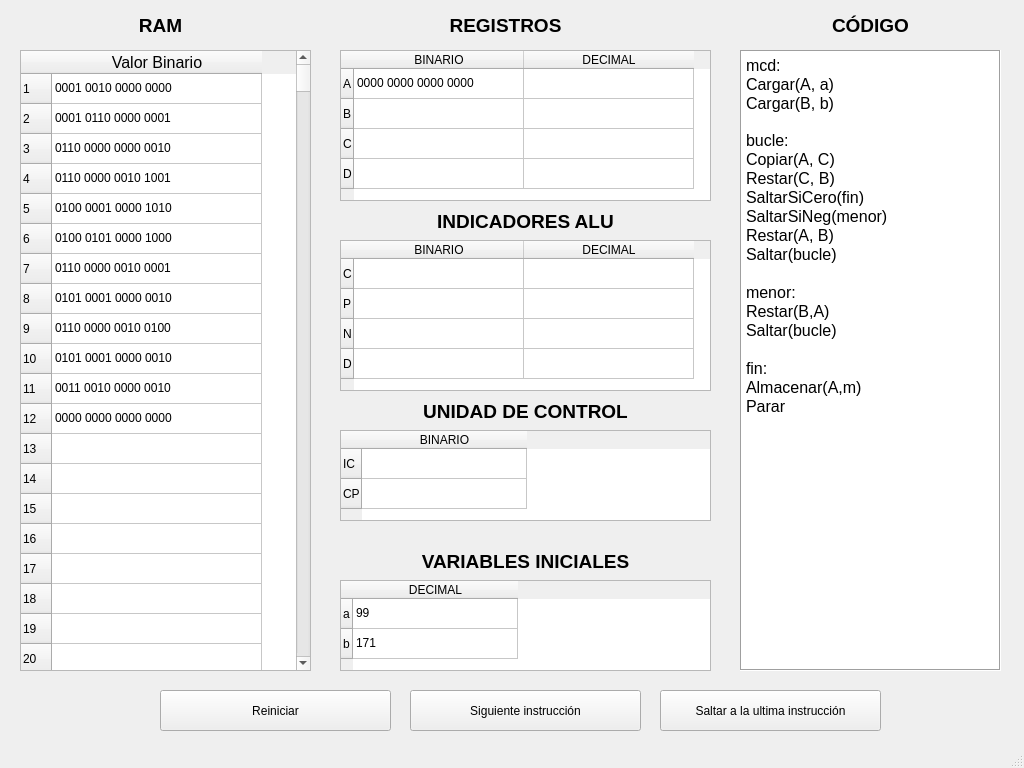
 <widget class="QMainWindow" name="MainWindow">
  <property name="geometry">
   <rect>
    <x>0</x>
    <y>0</y>
    <width>1024</width>
    <height>768</height>
   </rect>
  </property>
  <property name="windowTitle">
   <string>MainWindow</string>
  </property>
  <widget class="QWidget" name="centralwidget">
   <property name="autoFillBackground">
    <bool>false</bool>
   </property>
   <widget class="QTextEdit" name="textEditCodigoASM">
    <property name="geometry">
     <rect>
      <x>740</x>
      <y>50</y>
      <width>261</width>
      <height>621</height>
     </rect>
    </property>
    <property name="frameShape">
     <enum>QFrame::Box</enum>
    </property>
    <property name="readOnly">
     <bool>true</bool>
    </property>
    <property name="html">
     <string>&lt;!DOCTYPE HTML PUBLIC &quot;-//W3C//DTD HTML 4.0//EN&quot; &quot;http://www.w3.org/TR/REC-html40/strict.dtd&quot;&gt;
&lt;html&gt;&lt;head&gt;&lt;meta name=&quot;qrichtext&quot; content=&quot;1&quot; /&gt;&lt;style type=&quot;text/css&quot;&gt;
p, li { white-space: pre-wrap; }
&lt;/style&gt;&lt;/head&gt;&lt;body style=&quot; font-family:'MS Shell Dlg 2'; font-size:8.25pt; font-weight:400; font-style:normal;&quot;&gt;
&lt;p style=&quot; margin-top:0px; margin-bottom:0px; margin-left:0px; margin-right:0px; -qt-block-indent:0; text-indent:0px;&quot;&gt;&lt;span style=&quot; font-size:12pt;&quot;&gt;mcd:&lt;/span&gt;&lt;/p&gt;
&lt;p style=&quot; margin-top:0px; margin-bottom:0px; margin-left:0px; margin-right:0px; -qt-block-indent:0; text-indent:0px;&quot;&gt;&lt;span style=&quot; font-size:12pt;&quot;&gt;Cargar(A, a)&lt;/span&gt;&lt;/p&gt;
&lt;p style=&quot; margin-top:0px; margin-bottom:0px; margin-left:0px; margin-right:0px; -qt-block-indent:0; text-indent:0px;&quot;&gt;&lt;span style=&quot; font-size:12pt;&quot;&gt;Cargar(B, b)&lt;/span&gt;&lt;/p&gt;
&lt;p style=&quot; margin-top:0px; margin-bottom:0px; margin-left:0px; margin-right:0px; -qt-block-indent:0; text-indent:0px;&quot;&gt;&lt;span style=&quot; font-size:12pt;&quot;&gt;&lt;br /&gt;bucle:&lt;/span&gt;&lt;/p&gt;
&lt;p style=&quot; margin-top:0px; margin-bottom:0px; margin-left:0px; margin-right:0px; -qt-block-indent:0; text-indent:0px;&quot;&gt;&lt;span style=&quot; font-size:12pt;&quot;&gt;Copiar(A, C)&lt;/span&gt;&lt;/p&gt;
&lt;p style=&quot; margin-top:0px; margin-bottom:0px; margin-left:0px; margin-right:0px; -qt-block-indent:0; text-indent:0px;&quot;&gt;&lt;span style=&quot; font-size:12pt;&quot;&gt;Restar(C, B)&lt;/span&gt;&lt;/p&gt;
&lt;p style=&quot; margin-top:0px; margin-bottom:0px; margin-left:0px; margin-right:0px; -qt-block-indent:0; text-indent:0px;&quot;&gt;&lt;span style=&quot; font-size:12pt;&quot;&gt;SaltarSiCero(fin)&lt;/span&gt;&lt;/p&gt;
&lt;p style=&quot; margin-top:0px; margin-bottom:0px; margin-left:0px; margin-right:0px; -qt-block-indent:0; text-indent:0px;&quot;&gt;&lt;span style=&quot; font-size:12pt;&quot;&gt;SaltarSiNeg(menor)&lt;/span&gt;&lt;/p&gt;
&lt;p style=&quot; margin-top:0px; margin-bottom:0px; margin-left:0px; margin-right:0px; -qt-block-indent:0; text-indent:0px;&quot;&gt;&lt;span style=&quot; font-size:12pt;&quot;&gt;Restar(A, B)&lt;/span&gt;&lt;/p&gt;
&lt;p style=&quot; margin-top:0px; margin-bottom:0px; margin-left:0px; margin-right:0px; -qt-block-indent:0; text-indent:0px;&quot;&gt;&lt;span style=&quot; font-size:12pt;&quot;&gt;Saltar(bucle)&lt;/span&gt;&lt;/p&gt;
&lt;p style=&quot;-qt-paragraph-type:empty; margin-top:0px; margin-bottom:0px; margin-left:0px; margin-right:0px; -qt-block-indent:0; text-indent:0px; font-size:12pt;&quot;&gt;&lt;br /&gt;&lt;/p&gt;
&lt;p style=&quot; margin-top:0px; margin-bottom:0px; margin-left:0px; margin-right:0px; -qt-block-indent:0; text-indent:0px;&quot;&gt;&lt;span style=&quot; font-size:12pt;&quot;&gt;menor: &lt;/span&gt;&lt;/p&gt;
&lt;p style=&quot; margin-top:0px; margin-bottom:0px; margin-left:0px; margin-right:0px; -qt-block-indent:0; text-indent:0px;&quot;&gt;&lt;span style=&quot; font-size:12pt;&quot;&gt;Restar(B,A)&lt;/span&gt;&lt;/p&gt;
&lt;p style=&quot; margin-top:0px; margin-bottom:0px; margin-left:0px; margin-right:0px; -qt-block-indent:0; text-indent:0px;&quot;&gt;&lt;span style=&quot; font-size:12pt;&quot;&gt;Saltar(bucle)&lt;/span&gt;&lt;/p&gt;
&lt;p style=&quot;-qt-paragraph-type:empty; margin-top:0px; margin-bottom:0px; margin-left:0px; margin-right:0px; -qt-block-indent:0; text-indent:0px; font-size:12pt;&quot;&gt;&lt;br /&gt;&lt;/p&gt;
&lt;p style=&quot; margin-top:0px; margin-bottom:0px; margin-left:0px; margin-right:0px; -qt-block-indent:0; text-indent:0px;&quot;&gt;&lt;span style=&quot; font-size:12pt;&quot;&gt;fin:&lt;/span&gt;&lt;/p&gt;
&lt;p style=&quot; margin-top:0px; margin-bottom:0px; margin-left:0px; margin-right:0px; -qt-block-indent:0; text-indent:0px;&quot;&gt;&lt;span style=&quot; font-size:12pt;&quot;&gt;Almacenar(A,m)&lt;/span&gt;&lt;/p&gt;
&lt;p style=&quot; margin-top:0px; margin-bottom:0px; margin-left:0px; margin-right:0px; -qt-block-indent:0; text-indent:0px;&quot;&gt;&lt;span style=&quot; font-size:12pt;&quot;&gt;Parar&lt;/span&gt;&lt;/p&gt;&lt;/body&gt;&lt;/html&gt;</string>
    </property>
   </widget>
   <widget class="QLabel" name="label_ram">
    <property name="geometry">
     <rect>
      <x>20</x>
      <y>10</y>
      <width>281</width>
      <height>31</height>
     </rect>
    </property>
    <property name="mouseTracking">
     <bool>true</bool>
    </property>
    <property name="toolTip">
     <string notr="true"/>
    </property>
    <property name="text">
     <string>&lt;!DOCTYPE HTML PUBLIC &quot;-//W3C//DTD HTML 4.0//EN&quot; &quot;http://www.w3.org/TR/REC-html40/strict.dtd&quot;&gt;
&lt;html&gt;&lt;head&gt;&lt;meta name=&quot;qrichtext&quot; content=&quot;1&quot; /&gt;&lt;style type=&quot;text/css&quot;&gt;
p, li { white-space: pre-wrap; }
&lt;/style&gt;&lt;/head&gt;&lt;body style=&quot; font-family:'MS Shell Dlg 2'; font-size:8pt; font-weight:400; font-style:normal;&quot;&gt;
&lt;p align=&quot;center&quot; style=&quot; margin-top:0px; margin-bottom:0px; margin-left:0px; margin-right:0px; -qt-block-indent:0; text-indent:0px;&quot;&gt;&lt;span style=&quot; font-size:14pt; font-weight:600;&quot;&gt;RAM&lt;/span&gt;&lt;/p&gt;&lt;/body&gt;&lt;/html&gt;</string>
    </property>
   </widget>
   <widget class="QPushButton" name="button_siguiente_instruccion">
    <property name="geometry">
     <rect>
      <x>410</x>
      <y>690</y>
      <width>231</width>
      <height>41</height>
     </rect>
    </property>
    <property name="styleSheet">
     <string notr="true">font: 75 12pt &quot;MS Shell Dlg 2&quot;;</string>
    </property>
    <property name="text">
     <string>Siguiente instrucción</string>
    </property>
    <property name="autoDefault">
     <bool>false</bool>
    </property>
    <property name="default">
     <bool>false</bool>
    </property>
    <property name="flat">
     <bool>false</bool>
    </property>
   </widget>
   <widget class="QPushButton" name="button_ultima_instruccion">
    <property name="geometry">
     <rect>
      <x>660</x>
      <y>690</y>
      <width>221</width>
      <height>41</height>
     </rect>
    </property>
    <property name="styleSheet">
     <string notr="true">font: 75 12pt &quot;MS Shell Dlg 2&quot;;</string>
    </property>
    <property name="text">
     <string>Saltar a la ultima instrucción</string>
    </property>
   </widget>
   <widget class="QTableWidget" name="table_registros">
    <property name="geometry">
     <rect>
      <x>340</x>
      <y>50</y>
      <width>371</width>
      <height>151</height>
     </rect>
    </property>
    <property name="styleSheet">
     <string notr="true">font: 12pt &quot;MS Shell Dlg 2&quot;;</string>
    </property>
    <property name="editTriggers">
     <set>QAbstractItemView::NoEditTriggers</set>
    </property>
    <attribute name="horizontalHeaderDefaultSectionSize">
     <number>170</number>
    </attribute>
    <row>
     <property name="text">
      <string>A</string>
     </property>
    </row>
    <row>
     <property name="text">
      <string>B</string>
     </property>
    </row>
    <row>
     <property name="text">
      <string>C</string>
     </property>
    </row>
    <row>
     <property name="text">
      <string>D</string>
     </property>
    </row>
    <column>
     <property name="text">
      <string>BINARIO</string>
     </property>
    </column>
    <column>
     <property name="text">
      <string>DECIMAL</string>
     </property>
    </column>
    <item row="0" column="0">
     <property name="text">
      <string>0000 0000 0000 0000</string>
     </property>
    </item>
    <item row="1" column="0">
     <property name="text">
      <string/>
     </property>
    </item>
    <item row="2" column="0">
     <property name="text">
      <string/>
     </property>
    </item>
    <item row="3" column="0">
     <property name="text">
      <string/>
     </property>
    </item>
   </widget>
   <widget class="QTableWidget" name="table_ram">
    <property name="enabled">
     <bool>true</bool>
    </property>
    <property name="geometry">
     <rect>
      <x>20</x>
      <y>50</y>
      <width>291</width>
      <height>621</height>
     </rect>
    </property>
    <property name="accessibleName">
     <string notr="true"/>
    </property>
    <property name="accessibleDescription">
     <string notr="true"/>
    </property>
    <property name="styleSheet">
     <string notr="true">font: 12pt &quot;MS Shell Dlg 2&quot;;</string>
    </property>
    <property name="frameShape">
     <enum>QFrame::StyledPanel</enum>
    </property>
    <property name="frameShadow">
     <enum>QFrame::Sunken</enum>
    </property>
    <property name="lineWidth">
     <number>1</number>
    </property>
    <property name="editTriggers">
     <set>QAbstractItemView::NoEditTriggers</set>
    </property>
    <property name="showGrid">
     <bool>true</bool>
    </property>
    <property name="sortingEnabled">
     <bool>false</bool>
    </property>
    <property name="wordWrap">
     <bool>false</bool>
    </property>
    <property name="cornerButtonEnabled">
     <bool>false</bool>
    </property>
    <property name="rowCount">
     <number>1024</number>
    </property>
    <attribute name="horizontalHeaderCascadingSectionResizes">
     <bool>false</bool>
    </attribute>
    <attribute name="horizontalHeaderDefaultSectionSize">
     <number>210</number>
    </attribute>
    <row/>
    <row/>
    <row/>
    <row/>
    <row/>
    <row/>
    <row/>
    <row/>
    <row/>
    <row/>
    <row/>
    <row/>
    <row/>
    <row/>
    <row/>
    <row/>
    <row/>
    <row/>
    <row/>
    <row/>
    <row/>
    <row/>
    <row/>
    <row/>
    <row/>
    <row/>
    <row/>
    <row/>
    <row/>
    <row/>
    <row/>
    <row/>
    <row/>
    <row/>
    <row/>
    <row/>
    <row/>
    <row/>
    <row/>
    <row/>
    <row/>
    <row/>
    <row/>
    <row/>
    <row/>
    <row/>
    <row/>
    <row/>
    <row/>
    <row/>
    <row/>
    <row/>
    <row/>
    <row/>
    <row/>
    <row/>
    <row/>
    <row/>
    <row/>
    <row/>
    <row/>
    <row/>
    <row/>
    <row/>
    <row/>
    <row/>
    <row/>
    <row/>
    <row/>
    <row/>
    <row/>
    <row/>
    <row/>
    <row/>
    <row/>
    <row/>
    <row/>
    <row/>
    <row/>
    <row/>
    <row/>
    <row/>
    <row/>
    <row/>
    <row/>
    <row/>
    <row/>
    <row/>
    <row/>
    <row/>
    <row/>
    <row/>
    <row/>
    <row/>
    <row/>
    <row/>
    <row/>
    <row/>
    <row/>
    <row/>
    <row/>
    <row/>
    <row/>
    <row/>
    <row/>
    <row/>
    <row/>
    <row/>
    <row/>
    <row/>
    <row/>
    <row/>
    <row/>
    <row/>
    <row/>
    <row/>
    <row/>
    <row/>
    <row/>
    <row/>
    <row/>
    <row/>
    <row/>
    <row/>
    <row/>
    <row/>
    <row/>
    <row/>
    <row/>
    <row/>
    <row/>
    <row/>
    <row/>
    <row/>
    <row/>
    <row/>
    <row/>
    <row/>
    <row/>
    <row/>
    <row/>
    <row/>
    <row/>
    <row/>
    <row/>
    <row/>
    <row/>
    <row/>
    <row/>
    <row/>
    <row/>
    <row/>
    <row/>
    <row/>
    <row/>
    <row/>
    <row/>
    <row/>
    <row/>
    <row/>
    <row/>
    <row/>
    <row/>
    <row/>
    <row/>
    <row/>
    <row/>
    <row/>
    <row/>
    <row/>
    <row/>
    <row/>
    <row/>
    <row/>
    <row/>
    <row/>
    <row/>
    <row/>
    <row/>
    <row/>
    <row/>
    <row/>
    <row/>
    <row/>
    <row/>
    <row/>
    <row/>
    <row/>
    <row/>
    <row/>
    <row/>
    <row/>
    <row/>
    <row/>
    <row/>
    <row/>
    <row/>
    <row/>
    <row/>
    <row/>
    <row/>
    <row/>
    <row/>
    <row/>
    <row/>
    <row/>
    <row/>
    <row/>
    <row/>
    <row/>
    <row/>
    <row/>
    <row/>
    <row/>
    <row/>
    <row/>
    <row/>
    <row/>
    <row/>
    <row/>
    <row/>
    <row/>
    <row/>
    <row/>
    <row/>
    <row/>
    <row/>
    <row/>
    <row/>
    <row/>
    <row/>
    <row/>
    <row/>
    <row/>
    <row/>
    <row/>
    <row/>
    <row/>
    <row/>
    <row/>
    <row/>
    <row/>
    <row/>
    <row/>
    <row/>
    <row/>
    <row/>
    <row/>
    <row/>
    <row/>
    <row/>
    <row/>
    <row/>
    <row/>
    <row/>
    <row/>
    <row/>
    <row/>
    <row/>
    <row/>
    <row/>
    <row/>
    <row/>
    <row/>
    <row/>
    <row/>
    <row/>
    <row/>
    <row/>
    <row/>
    <row/>
    <row/>
    <row/>
    <row/>
    <row/>
    <row/>
    <row/>
    <row/>
    <row/>
    <row/>
    <row/>
    <row/>
    <row/>
    <row/>
    <row/>
    <row/>
    <row/>
    <row/>
    <row/>
    <row/>
    <row/>
    <row/>
    <row/>
    <row/>
    <row/>
    <row/>
    <row/>
    <row/>
    <row/>
    <row/>
    <row/>
    <row/>
    <row/>
    <row/>
    <row/>
    <row/>
    <row/>
    <row/>
    <row/>
    <row/>
    <row/>
    <row/>
    <row/>
    <row/>
    <row/>
    <row/>
    <row/>
    <row/>
    <row/>
    <row/>
    <row/>
    <row/>
    <row/>
    <row/>
    <row/>
    <row/>
    <row/>
    <row/>
    <row/>
    <row/>
    <row/>
    <row/>
    <row/>
    <row/>
    <row/>
    <row/>
    <row/>
    <row/>
    <row/>
    <row/>
    <row/>
    <row/>
    <row/>
    <row/>
    <row/>
    <row/>
    <row/>
    <row/>
    <row/>
    <row/>
    <row/>
    <row/>
    <row/>
    <row/>
    <row/>
    <row/>
    <row/>
    <row/>
    <row/>
    <row/>
    <row/>
    <row/>
    <row/>
    <row/>
    <row/>
    <row/>
    <row/>
    <row/>
    <row/>
    <row/>
    <row/>
    <row/>
    <row/>
    <row/>
    <row/>
    <row/>
    <row/>
    <row/>
    <row/>
    <row/>
    <row/>
    <row/>
    <row/>
    <row/>
    <row/>
    <row/>
    <row/>
    <row/>
    <row/>
    <row/>
    <row/>
    <row/>
    <row/>
    <row/>
    <row/>
    <row/>
    <row/>
    <row/>
    <row/>
    <row/>
    <row/>
    <row/>
    <row/>
    <row/>
    <row/>
    <row/>
    <row/>
    <row/>
    <row/>
    <row/>
    <row/>
    <row/>
    <row/>
    <row/>
    <row/>
    <row/>
    <row/>
    <row/>
    <row/>
    <row/>
    <row/>
    <row/>
    <row/>
    <row/>
    <row/>
    <row/>
    <row/>
    <row/>
    <row/>
    <row/>
    <row/>
    <row/>
    <row/>
    <row/>
    <row/>
    <row/>
    <row/>
    <row/>
    <row/>
    <row/>
    <row/>
    <row/>
    <row/>
    <row/>
    <row/>
    <row/>
    <row/>
    <row/>
    <row/>
    <row/>
    <row/>
    <row/>
    <row/>
    <row/>
    <row/>
    <row/>
    <row/>
    <row/>
    <row/>
    <row/>
    <row/>
    <row/>
    <row/>
    <row/>
    <row/>
    <row/>
    <row/>
    <row/>
    <row/>
    <row/>
    <row/>
    <row/>
    <row/>
    <row/>
    <row/>
    <row/>
    <row/>
    <row/>
    <row/>
    <row/>
    <row/>
    <row/>
    <row/>
    <row/>
    <row/>
    <row/>
    <row/>
    <row/>
    <row/>
    <row/>
    <row/>
    <row/>
    <row/>
    <row/>
    <row/>
    <row/>
    <row/>
    <row/>
    <row/>
    <row/>
    <row/>
    <row/>
    <row/>
    <row/>
    <row/>
    <row/>
    <row/>
    <row/>
    <row/>
    <row/>
    <row/>
    <row/>
    <row/>
    <row/>
    <row/>
    <row/>
    <row/>
    <row/>
    <row/>
    <row/>
    <row/>
    <row/>
    <row/>
    <row/>
    <row/>
    <row/>
    <row/>
    <row/>
    <row/>
    <row/>
    <row/>
    <row/>
    <row/>
    <row/>
    <row/>
    <row/>
    <row/>
    <row/>
    <row/>
    <row/>
    <row/>
    <row/>
    <row/>
    <row/>
    <row/>
    <row/>
    <row/>
    <row/>
    <row/>
    <row/>
    <row/>
    <row/>
    <row/>
    <row/>
    <row/>
    <row/>
    <row/>
    <row/>
    <row/>
    <row/>
    <row/>
    <row/>
    <row/>
    <row/>
    <row/>
    <row/>
    <row/>
    <row/>
    <row/>
    <row/>
    <row/>
    <row/>
    <row/>
    <row/>
    <row/>
    <row/>
    <row/>
    <row/>
    <row/>
    <row/>
    <row/>
    <row/>
    <row/>
    <row/>
    <row/>
    <row/>
    <row/>
    <row/>
    <row/>
    <row/>
    <row/>
    <row/>
    <row/>
    <row/>
    <row/>
    <row/>
    <row/>
    <row/>
    <row/>
    <row/>
    <row/>
    <row/>
    <row/>
    <row/>
    <row/>
    <row/>
    <row/>
    <row/>
    <row/>
    <row/>
    <row/>
    <row/>
    <row/>
    <row/>
    <row/>
    <row/>
    <row/>
    <row/>
    <row/>
    <row/>
    <row/>
    <row/>
    <row/>
    <row/>
    <row/>
    <row/>
    <row/>
    <row/>
    <row/>
    <row/>
    <row/>
    <row/>
    <row/>
    <row/>
    <row/>
    <row/>
    <row/>
    <row/>
    <row/>
    <row/>
    <row/>
    <row/>
    <row/>
    <row/>
    <row/>
    <row/>
    <row/>
    <row/>
    <row/>
    <row/>
    <row/>
    <row/>
    <row/>
    <row/>
    <row/>
    <row/>
    <row/>
    <row/>
    <row/>
    <row/>
    <row/>
    <row/>
    <row/>
    <row/>
    <row/>
    <row/>
    <row/>
    <row/>
    <row/>
    <row/>
    <row/>
    <row/>
    <row/>
    <row/>
    <row/>
    <row/>
    <row/>
    <row/>
    <row/>
    <row/>
    <row/>
    <row/>
    <row/>
    <row/>
    <row/>
    <row/>
    <row/>
    <row/>
    <row/>
    <row/>
    <row/>
    <row/>
    <row/>
    <row/>
    <row/>
    <row/>
    <row/>
    <row/>
    <row/>
    <row/>
    <row/>
    <row/>
    <row/>
    <row/>
    <row/>
    <row/>
    <row/>
    <row/>
    <row/>
    <row/>
    <row/>
    <row/>
    <row/>
    <row/>
    <row/>
    <row/>
    <row/>
    <row/>
    <row/>
    <row/>
    <row/>
    <row/>
    <row/>
    <row/>
    <row/>
    <row/>
    <row/>
    <row/>
    <row/>
    <row/>
    <row/>
    <row/>
    <row/>
    <row/>
    <row/>
    <row/>
    <row/>
    <row/>
    <row/>
    <row/>
    <row/>
    <row/>
    <row/>
    <row/>
    <row/>
    <row/>
    <row/>
    <row/>
    <row/>
    <row/>
    <row/>
    <row/>
    <row/>
    <row/>
    <row/>
    <row/>
    <row/>
    <row/>
    <row/>
    <row/>
    <row/>
    <row/>
    <row/>
    <row/>
    <row/>
    <row/>
    <row/>
    <row/>
    <row/>
    <row/>
    <row/>
    <row/>
    <row/>
    <row/>
    <row/>
    <row/>
    <row/>
    <row/>
    <row/>
    <row/>
    <row/>
    <row/>
    <row/>
    <row/>
    <row/>
    <row/>
    <row/>
    <row/>
    <row/>
    <row/>
    <row/>
    <row/>
    <row/>
    <row/>
    <row/>
    <row/>
    <row/>
    <row/>
    <row/>
    <row/>
    <row/>
    <row/>
    <row/>
    <row/>
    <row/>
    <row/>
    <row/>
    <row/>
    <row/>
    <row/>
    <row/>
    <row/>
    <row/>
    <row/>
    <row/>
    <row/>
    <row/>
    <row/>
    <row/>
    <row/>
    <row/>
    <row/>
    <row/>
    <row/>
    <row/>
    <row/>
    <row/>
    <row/>
    <row/>
    <row/>
    <row/>
    <row/>
    <row/>
    <row/>
    <row/>
    <row/>
    <row/>
    <row/>
    <row/>
    <row/>
    <row/>
    <row/>
    <row/>
    <row/>
    <row/>
    <row/>
    <row/>
    <row/>
    <row/>
    <row/>
    <row/>
    <row/>
    <row/>
    <row/>
    <row/>
    <row/>
    <row/>
    <row/>
    <row/>
    <row/>
    <row/>
    <row/>
    <row/>
    <row/>
    <row/>
    <row/>
    <row/>
    <row/>
    <row/>
    <row/>
    <row/>
    <row/>
    <row/>
    <row/>
    <row/>
    <row/>
    <row/>
    <row/>
    <row/>
    <row/>
    <row/>
    <row/>
    <row/>
    <row/>
    <row/>
    <row/>
    <row/>
    <row/>
    <row/>
    <row/>
    <row/>
    <row/>
    <row/>
    <row/>
    <row/>
    <row/>
    <row/>
    <row/>
    <row/>
    <row/>
    <row/>
    <row/>
    <row/>
    <row/>
    <row/>
    <row/>
    <row/>
    <row/>
    <row/>
    <row/>
    <row/>
    <row/>
    <row/>
    <row/>
    <row/>
    <row/>
    <row/>
    <row/>
    <row/>
    <row/>
    <row/>
    <row/>
    <row/>
    <row/>
    <row/>
    <row/>
    <row/>
    <row/>
    <row/>
    <row/>
    <row/>
    <row/>
    <row/>
    <row/>
    <row/>
    <row/>
    <row/>
    <row/>
    <row/>
    <row/>
    <row/>
    <row/>
    <row/>
    <row/>
    <row/>
    <row/>
    <row/>
    <row/>
    <row/>
    <row/>
    <row/>
    <row/>
    <row/>
    <row/>
    <row/>
    <row/>
    <row/>
    <row/>
    <row/>
    <row/>
    <row/>
    <row/>
    <row/>
    <row/>
    <row/>
    <row/>
    <row/>
    <row/>
    <row/>
    <row/>
    <row/>
    <row/>
    <row/>
    <row/>
    <row/>
    <row/>
    <row/>
    <row/>
    <row/>
    <row/>
    <row/>
    <row/>
    <row/>
    <row/>
    <row/>
    <row/>
    <row/>
    <row/>
    <row/>
    <row/>
    <row/>
    <row/>
    <row/>
    <row/>
    <row/>
    <row/>
    <row/>
    <row/>
    <row/>
    <row/>
    <row/>
    <row/>
    <row/>
    <row/>
    <row/>
    <row/>
    <row/>
    <row/>
    <row/>
    <row/>
    <row/>
    <row/>
    <row/>
    <row/>
    <row/>
    <row/>
    <row/>
    <row/>
    <row/>
    <row/>
    <row/>
    <row/>
    <row/>
    <row/>
    <column>
     <property name="text">
      <string notr="true">Valor Binario</string>
     </property>
     <property name="toolTip">
      <string notr="true"/>
     </property>
     <property name="whatsThis">
      <string notr="true"/>
     </property>
     <property name="font">
      <font>
       <pointsize>12</pointsize>
      </font>
     </property>
     <property name="textAlignment">
      <set>AlignCenter</set>
     </property>
    </column>
    <item row="0" column="0">
     <property name="text">
      <string>0001 0010 0000 0000</string>
     </property>
    </item>
    <item row="1" column="0">
     <property name="text">
      <string>0001 0110 0000 0001</string>
     </property>
    </item>
    <item row="2" column="0">
     <property name="text">
      <string>0110 0000 0000 0010</string>
     </property>
    </item>
    <item row="3" column="0">
     <property name="text">
      <string>0110 0000 0010 1001</string>
     </property>
    </item>
    <item row="4" column="0">
     <property name="text">
      <string>0100 0001 0000 1010</string>
     </property>
    </item>
    <item row="5" column="0">
     <property name="text">
      <string>0100 0101 0000 1000</string>
     </property>
    </item>
    <item row="6" column="0">
     <property name="text">
      <string>0110 0000 0010 0001</string>
     </property>
    </item>
    <item row="7" column="0">
     <property name="text">
      <string>0101 0001 0000 0010</string>
     </property>
    </item>
    <item row="8" column="0">
     <property name="text">
      <string>0110 0000 0010 0100</string>
     </property>
    </item>
    <item row="9" column="0">
     <property name="text">
      <string>0101 0001 0000 0010</string>
     </property>
    </item>
    <item row="10" column="0">
     <property name="text">
      <string>0011 0010 0000 0010</string>
     </property>
    </item>
    <item row="11" column="0">
     <property name="text">
      <string>0000 0000 0000 0000</string>
     </property>
    </item>
   </widget>
   <widget class="QLabel" name="label_alu">
    <property name="geometry">
     <rect>
      <x>340</x>
      <y>210</y>
      <width>371</width>
      <height>21</height>
     </rect>
    </property>
    <property name="text">
     <string>&lt;html&gt;&lt;head/&gt;&lt;body&gt;&lt;p align=&quot;center&quot;&gt;&lt;span style=&quot; font-size:14pt; font-weight:600;&quot;&gt;INDICADORES ALU&lt;/span&gt;&lt;/p&gt;&lt;/body&gt;&lt;/html&gt;</string>
    </property>
   </widget>
   <widget class="QTableWidget" name="table_alu">
    <property name="geometry">
     <rect>
      <x>340</x>
      <y>240</y>
      <width>371</width>
      <height>151</height>
     </rect>
    </property>
    <property name="styleSheet">
     <string notr="true">font: 12pt &quot;MS Shell Dlg 2&quot;;</string>
    </property>
    <property name="editTriggers">
     <set>QAbstractItemView::NoEditTriggers</set>
    </property>
    <attribute name="horizontalHeaderDefaultSectionSize">
     <number>170</number>
    </attribute>
    <row>
     <property name="text">
      <string>C</string>
     </property>
    </row>
    <row>
     <property name="text">
      <string>P</string>
     </property>
    </row>
    <row>
     <property name="text">
      <string>N</string>
     </property>
    </row>
    <row>
     <property name="text">
      <string>D</string>
     </property>
    </row>
    <column>
     <property name="text">
      <string>BINARIO</string>
     </property>
    </column>
    <column>
     <property name="text">
      <string>DECIMAL</string>
     </property>
    </column>
    <item row="0" column="0">
     <property name="text">
      <string/>
     </property>
    </item>
    <item row="1" column="0">
     <property name="text">
      <string/>
     </property>
    </item>
    <item row="2" column="0">
     <property name="text">
      <string/>
     </property>
    </item>
    <item row="3" column="0">
     <property name="text">
      <string/>
     </property>
    </item>
   </widget>
   <widget class="QLabel" name="label_unidad_control">
    <property name="geometry">
     <rect>
      <x>340</x>
      <y>400</y>
      <width>371</width>
      <height>21</height>
     </rect>
    </property>
    <property name="text">
     <string>&lt;html&gt;&lt;head/&gt;&lt;body&gt;&lt;p align=&quot;center&quot;&gt;&lt;span style=&quot; font-size:14pt; font-weight:600;&quot;&gt;UNIDAD DE CONTROL&lt;/span&gt;&lt;/p&gt;&lt;/body&gt;&lt;/html&gt;</string>
    </property>
   </widget>
   <widget class="QTableWidget" name="table_unidad_control">
    <property name="geometry">
     <rect>
      <x>340</x>
      <y>430</y>
      <width>371</width>
      <height>91</height>
     </rect>
    </property>
    <property name="styleSheet">
     <string notr="true">font: 12pt &quot;MS Shell Dlg 2&quot;;</string>
    </property>
    <property name="horizontalScrollBarPolicy">
     <enum>Qt::ScrollBarAlwaysOff</enum>
    </property>
    <property name="editTriggers">
     <set>QAbstractItemView::NoEditTriggers</set>
    </property>
    <attribute name="horizontalHeaderDefaultSectionSize">
     <number>165</number>
    </attribute>
    <row>
     <property name="text">
      <string>IC</string>
     </property>
    </row>
    <row>
     <property name="text">
      <string>CP</string>
     </property>
    </row>
    <column>
     <property name="text">
      <string>BINARIO</string>
     </property>
    </column>
    <item row="0" column="0">
     <property name="text">
      <string/>
     </property>
    </item>
    <item row="1" column="0">
     <property name="text">
      <string/>
     </property>
    </item>
   </widget>
   <widget class="QLabel" name="label_registros">
    <property name="geometry">
     <rect>
      <x>330</x>
      <y>10</y>
      <width>351</width>
      <height>31</height>
     </rect>
    </property>
    <property name="mouseTracking">
     <bool>true</bool>
    </property>
    <property name="toolTip">
     <string notr="true"/>
    </property>
    <property name="text">
     <string>&lt;!DOCTYPE HTML PUBLIC &quot;-//W3C//DTD HTML 4.0//EN&quot; &quot;http://www.w3.org/TR/REC-html40/strict.dtd&quot;&gt;
&lt;html&gt;&lt;head&gt;&lt;meta name=&quot;qrichtext&quot; content=&quot;1&quot; /&gt;&lt;style type=&quot;text/css&quot;&gt;
p, li { white-space: pre-wrap; }
&lt;/style&gt;&lt;/head&gt;&lt;body style=&quot; font-family:'MS Shell Dlg 2'; font-size:8pt; font-weight:400; font-style:normal;&quot;&gt;
&lt;p align=&quot;center&quot; style=&quot; margin-top:0px; margin-bottom:0px; margin-left:0px; margin-right:0px; -qt-block-indent:0; text-indent:0px;&quot;&gt;&lt;span style=&quot; font-size:14pt; font-weight:600;&quot;&gt;REGISTROS&lt;/span&gt;&lt;/p&gt;&lt;/body&gt;&lt;/html&gt;</string>
    </property>
   </widget>
   <widget class="QLabel" name="label_codigo">
    <property name="geometry">
     <rect>
      <x>740</x>
      <y>10</y>
      <width>261</width>
      <height>31</height>
     </rect>
    </property>
    <property name="mouseTracking">
     <bool>true</bool>
    </property>
    <property name="toolTip">
     <string notr="true"/>
    </property>
    <property name="text">
     <string>&lt;!DOCTYPE HTML PUBLIC &quot;-//W3C//DTD HTML 4.0//EN&quot; &quot;http://www.w3.org/TR/REC-html40/strict.dtd&quot;&gt;
&lt;html&gt;&lt;head&gt;&lt;meta name=&quot;qrichtext&quot; content=&quot;1&quot; /&gt;&lt;style type=&quot;text/css&quot;&gt;
p, li { white-space: pre-wrap; }
&lt;/style&gt;&lt;/head&gt;&lt;body style=&quot; font-family:'MS Shell Dlg 2'; font-size:8pt; font-weight:400; font-style:normal;&quot;&gt;
&lt;p align=&quot;center&quot; style=&quot; margin-top:0px; margin-bottom:0px; margin-left:0px; margin-right:0px; -qt-block-indent:0; text-indent:0px;&quot;&gt;&lt;span style=&quot; font-size:14pt; font-weight:600;&quot;&gt;CÓDIGO&lt;/span&gt;&lt;/p&gt;&lt;/body&gt;&lt;/html&gt;</string>
    </property>
   </widget>
   <widget class="QPushButton" name="button_reiniciar">
    <property name="geometry">
     <rect>
      <x>160</x>
      <y>690</y>
      <width>231</width>
      <height>41</height>
     </rect>
    </property>
    <property name="styleSheet">
     <string notr="true">font: 75 12pt &quot;MS Shell Dlg 2&quot;;</string>
    </property>
    <property name="text">
     <string>Reiniciar</string>
    </property>
   </widget>
   <widget class="QTableWidget" name="table_variables_iniciales">
    <property name="geometry">
     <rect>
      <x>340</x>
      <y>580</y>
      <width>371</width>
      <height>91</height>
     </rect>
    </property>
    <property name="styleSheet">
     <string notr="true">font: 12pt &quot;MS Shell Dlg 2&quot;;</string>
    </property>
    <property name="horizontalScrollBarPolicy">
     <enum>Qt::ScrollBarAlwaysOff</enum>
    </property>
    <property name="editTriggers">
     <set>QAbstractItemView::CurrentChanged</set>
    </property>
    <attribute name="horizontalHeaderDefaultSectionSize">
     <number>165</number>
    </attribute>
    <row>
     <property name="text">
      <string>a</string>
     </property>
    </row>
    <row>
     <property name="text">
      <string>b</string>
     </property>
    </row>
    <column>
     <property name="text">
      <string>DECIMAL</string>
     </property>
    </column>
    <item row="0" column="0">
     <property name="text">
      <string>99</string>
     </property>
    </item>
    <item row="1" column="0">
     <property name="text">
      <string>171</string>
     </property>
    </item>
   </widget>
   <widget class="QLabel" name="label_unidad_control_2">
    <property name="geometry">
     <rect>
      <x>340</x>
      <y>550</y>
      <width>371</width>
      <height>21</height>
     </rect>
    </property>
    <property name="text">
     <string>&lt;html&gt;&lt;head/&gt;&lt;body&gt;&lt;p align=&quot;center&quot;&gt;&lt;span style=&quot; font-size:14pt; font-weight:600;&quot;&gt;VARIABLES INICIALES&lt;/span&gt;&lt;/p&gt;&lt;/body&gt;&lt;/html&gt;</string>
    </property>
   </widget>
  </widget>
  <widget class="QStatusBar" name="statusbar">
   <property name="sizeGripEnabled">
    <bool>true</bool>
   </property>
  </widget>
 </widget>
